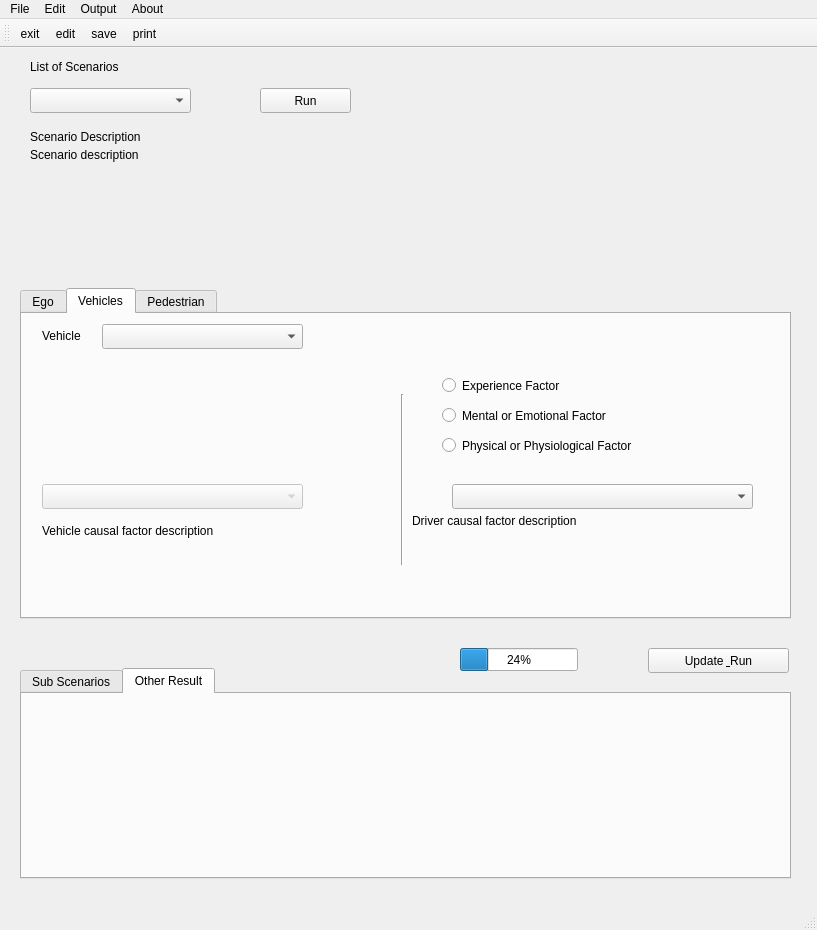
<?xml version="1.0" encoding="UTF-8"?>
<ui version="4.0">
 <class>MainWindow</class>
 <widget class="QMainWindow" name="MainWindow">
  <property name="geometry">
   <rect>
    <x>0</x>
    <y>0</y>
    <width>817</width>
    <height>930</height>
   </rect>
  </property>
  <property name="windowTitle">
   <string>MoDelS - Moral Deliberation Scenarios</string>
  </property>
  <widget class="QWidget" name="centralwidget">
   <widget class="QTabWidget" name="tabWidget">
    <property name="geometry">
     <rect>
      <x>20</x>
      <y>240</y>
      <width>771</width>
      <height>331</height>
     </rect>
    </property>
    <property name="currentIndex">
     <number>1</number>
    </property>
    <property name="documentMode">
     <bool>false</bool>
    </property>
    <widget class="QWidget" name="tab_ego">
     <property name="enabled">
      <bool>false</bool>
     </property>
     <attribute name="title">
      <string>Ego</string>
     </attribute>
    </widget>
    <widget class="QWidget" name="tab_vehicles">
     <attribute name="title">
      <string>Vehicles</string>
     </attribute>
     <widget class="QComboBox" name="comboBox_select_vehicle">
      <property name="geometry">
       <rect>
        <x>80</x>
        <y>10</y>
        <width>201</width>
        <height>25</height>
       </rect>
      </property>
     </widget>
     <widget class="QLabel" name="label">
      <property name="geometry">
       <rect>
        <x>20</x>
        <y>6</y>
        <width>61</width>
        <height>31</height>
       </rect>
      </property>
      <property name="text">
       <string>Vehicle</string>
      </property>
     </widget>
     <widget class="Line" name="line">
      <property name="geometry">
       <rect>
        <x>370</x>
        <y>80</y>
        <width>20</width>
        <height>171</height>
       </rect>
      </property>
      <property name="orientation">
       <enum>Qt::Vertical</enum>
      </property>
     </widget>
     <widget class="QComboBox" name="comboBox_vehicle_causal_factor">
      <property name="enabled">
       <bool>false</bool>
      </property>
      <property name="geometry">
       <rect>
        <x>20</x>
        <y>170</y>
        <width>261</width>
        <height>25</height>
       </rect>
      </property>
     </widget>
     <widget class="QComboBox" name="comboBox_driver_causal_factor">
      <property name="geometry">
       <rect>
        <x>430</x>
        <y>170</y>
        <width>301</width>
        <height>25</height>
       </rect>
      </property>
     </widget>
     <widget class="QLabel" name="label_vehicle_causal_factor_description">
      <property name="geometry">
       <rect>
        <x>20</x>
        <y>210</y>
        <width>301</width>
        <height>61</height>
       </rect>
      </property>
      <property name="lineWidth">
       <number>5</number>
      </property>
      <property name="midLineWidth">
       <number>3</number>
      </property>
      <property name="text">
       <string>Vehicle causal factor description</string>
      </property>
      <property name="alignment">
       <set>Qt::AlignLeading|Qt::AlignLeft|Qt::AlignTop</set>
      </property>
      <property name="wordWrap">
       <bool>true</bool>
      </property>
     </widget>
     <widget class="QLabel" name="label_driver_causal_factor_description">
      <property name="geometry">
       <rect>
        <x>390</x>
        <y>200</y>
        <width>361</width>
        <height>71</height>
       </rect>
      </property>
      <property name="text">
       <string>Driver causal factor description</string>
      </property>
      <property name="alignment">
       <set>Qt::AlignLeading|Qt::AlignLeft|Qt::AlignTop</set>
      </property>
     </widget>
     <widget class="QRadioButton" name="radioButton_experience_factor">
      <property name="geometry">
       <rect>
        <x>420</x>
        <y>60</y>
        <width>211</width>
        <height>23</height>
       </rect>
      </property>
      <property name="text">
       <string>Experience Factor</string>
      </property>
      <attribute name="buttonGroup">
       <string notr="true">buttonGroup</string>
      </attribute>
     </widget>
     <widget class="QRadioButton" name="radioButton_mental_or_emotional_factor">
      <property name="geometry">
       <rect>
        <x>420</x>
        <y>90</y>
        <width>221</width>
        <height>23</height>
       </rect>
      </property>
      <property name="text">
       <string>Mental or Emotional Factor</string>
      </property>
      <attribute name="buttonGroup">
       <string notr="true">buttonGroup</string>
      </attribute>
     </widget>
     <widget class="QRadioButton" name="radioButton_phy_or_phy_factor">
      <property name="geometry">
       <rect>
        <x>420</x>
        <y>120</y>
        <width>241</width>
        <height>23</height>
       </rect>
      </property>
      <property name="text">
       <string>Physical or Physiological Factor</string>
      </property>
      <attribute name="buttonGroup">
       <string notr="true">buttonGroup</string>
      </attribute>
     </widget>
    </widget>
    <widget class="QWidget" name="tab_pedestrian">
     <property name="enabled">
      <bool>false</bool>
     </property>
     <attribute name="title">
      <string>Pedestrian</string>
     </attribute>
    </widget>
   </widget>
   <widget class="QTabWidget" name="tabWidget_sub_scenarios">
    <property name="geometry">
     <rect>
      <x>20</x>
      <y>620</y>
      <width>771</width>
      <height>211</height>
     </rect>
    </property>
    <property name="currentIndex">
     <number>1</number>
    </property>
    <widget class="QWidget" name="tab_generated_scenarios">
     <attribute name="title">
      <string>Sub Scenarios</string>
     </attribute>
     <widget class="QTableWidget" name="tableWidget_related_scenarios">
      <property name="geometry">
       <rect>
        <x>30</x>
        <y>20</y>
        <width>711</width>
        <height>151</height>
       </rect>
      </property>
      <property name="rowCount">
       <number>0</number>
      </property>
      <property name="columnCount">
       <number>4</number>
      </property>
      <column>
       <property name="text">
        <string>Id</string>
       </property>
      </column>
      <column>
       <property name="text">
        <string>Name</string>
       </property>
      </column>
      <column>
       <property name="text">
        <string>Description</string>
       </property>
      </column>
      <column>
       <property name="text">
        <string>Run me</string>
       </property>
      </column>
     </widget>
    </widget>
    <widget class="QWidget" name="tab_2">
     <attribute name="title">
      <string>Other Result</string>
     </attribute>
    </widget>
   </widget>
   <widget class="QComboBox" name="comboBox_list_of_scenarios">
    <property name="geometry">
     <rect>
      <x>30</x>
      <y>40</y>
      <width>161</width>
      <height>25</height>
     </rect>
    </property>
   </widget>
   <widget class="QLabel" name="label_2">
    <property name="geometry">
     <rect>
      <x>30</x>
      <y>10</y>
      <width>141</width>
      <height>17</height>
     </rect>
    </property>
    <property name="text">
     <string>List of Scenarios</string>
    </property>
   </widget>
   <widget class="QPushButton" name="pushButton_run_scenario">
    <property name="geometry">
     <rect>
      <x>260</x>
      <y>40</y>
      <width>91</width>
      <height>25</height>
     </rect>
    </property>
    <property name="text">
     <string>Run</string>
    </property>
   </widget>
   <widget class="QPushButton" name="pushButton_update_scenario">
    <property name="geometry">
     <rect>
      <x>648</x>
      <y>600</y>
      <width>141</width>
      <height>25</height>
     </rect>
    </property>
    <property name="text">
     <string>Update &amp; Run</string>
    </property>
   </widget>
   <widget class="QProgressBar" name="progressBar">
    <property name="geometry">
     <rect>
      <x>460</x>
      <y>600</y>
      <width>118</width>
      <height>23</height>
     </rect>
    </property>
    <property name="value">
     <number>24</number>
    </property>
   </widget>
   <widget class="QLabel" name="label_3">
    <property name="geometry">
     <rect>
      <x>30</x>
      <y>80</y>
      <width>151</width>
      <height>17</height>
     </rect>
    </property>
    <property name="text">
     <string>Scenario Description</string>
    </property>
   </widget>
   <widget class="QLabel" name="label_scenario_description">
    <property name="geometry">
     <rect>
      <x>30</x>
      <y>100</y>
      <width>751</width>
      <height>131</height>
     </rect>
    </property>
    <property name="text">
     <string>Scenario description</string>
    </property>
    <property name="textFormat">
     <enum>Qt::AutoText</enum>
    </property>
    <property name="scaledContents">
     <bool>false</bool>
    </property>
    <property name="alignment">
     <set>Qt::AlignLeading|Qt::AlignLeft|Qt::AlignTop</set>
    </property>
    <property name="openExternalLinks">
     <bool>false</bool>
    </property>
   </widget>
  </widget>
  <widget class="QMenuBar" name="menubar">
   <property name="geometry">
    <rect>
     <x>0</x>
     <y>0</y>
     <width>817</width>
     <height>22</height>
    </rect>
   </property>
   <widget class="QMenu" name="menuFile">
    <property name="title">
     <string>File</string>
    </property>
    <addaction name="action_open_scenario"/>
    <addaction name="action_exit"/>
   </widget>
   <widget class="QMenu" name="menuAbout">
    <property name="title">
     <string>About</string>
    </property>
    <addaction name="separator"/>
    <addaction name="action_about_models"/>
    <addaction name="action_licenses"/>
   </widget>
   <widget class="QMenu" name="menuEdit">
    <property name="title">
     <string>Edit</string>
    </property>
   </widget>
   <widget class="QMenu" name="menuOutput">
    <property name="title">
     <string>Output</string>
    </property>
   </widget>
   <addaction name="menuFile"/>
   <addaction name="menuEdit"/>
   <addaction name="menuOutput"/>
   <addaction name="menuAbout"/>
  </widget>
  <widget class="QStatusBar" name="statusbar"/>
  <widget class="QToolBar" name="toolBar">
   <property name="windowTitle">
    <string>toolBar</string>
   </property>
   <attribute name="toolBarArea">
    <enum>TopToolBarArea</enum>
   </attribute>
   <attribute name="toolBarBreak">
    <bool>false</bool>
   </attribute>
   <addaction name="action_exit_2"/>
   <addaction name="action_edit"/>
   <addaction name="action_save"/>
   <addaction name="action_print"/>
  </widget>
  <action name="action_open_scenario">
   <property name="text">
    <string>Open Scenario</string>
   </property>
   <property name="shortcut">
    <string>Ctrl+O</string>
   </property>
  </action>
  <action name="action_about_models">
   <property name="text">
    <string>About MoDelS</string>
   </property>
  </action>
  <action name="action_licenses">
   <property name="text">
    <string>Licenses</string>
   </property>
  </action>
  <action name="action_exit">
   <property name="text">
    <string>Exit</string>
   </property>
   <property name="shortcut">
    <string>Ctrl+Q</string>
   </property>
  </action>
  <action name="action_save">
   <property name="icon">
    <iconset>
     <normalon>../../../Assets/ui/save.png</normalon>
    </iconset>
   </property>
   <property name="text">
    <string>save</string>
   </property>
   <property name="toolTip">
    <string>&lt;html&gt;&lt;head/&gt;&lt;body&gt;&lt;p&gt;Save&lt;/p&gt;&lt;/body&gt;&lt;/html&gt;</string>
   </property>
  </action>
  <action name="action_print">
   <property name="icon">
    <iconset>
     <normalon>../../../Assets/ui/print.png</normalon>
    </iconset>
   </property>
   <property name="text">
    <string>print</string>
   </property>
   <property name="toolTip">
    <string>Print</string>
   </property>
  </action>
  <action name="action_edit">
   <property name="icon">
    <iconset>
     <normalon>../../../Assets/ui/edit.png</normalon>
    </iconset>
   </property>
   <property name="text">
    <string>edit</string>
   </property>
   <property name="toolTip">
    <string>Edit</string>
   </property>
  </action>
  <action name="action_exit_2">
   <property name="icon">
    <iconset>
     <normaloff>../../../Assets/ui/exit.png</normaloff>../../../Assets/ui/exit.png</iconset>
   </property>
   <property name="text">
    <string>exit</string>
   </property>
   <property name="toolTip">
    <string>Exit</string>
   </property>
  </action>
 </widget>
 <resources/>
 <connections/>
 <buttongroups>
  <buttongroup name="buttonGroup"/>
 </buttongroups>
</ui>
